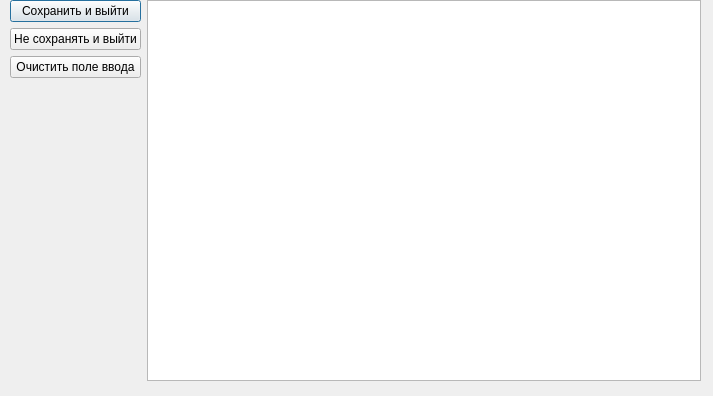
<?xml version="1.0" encoding="UTF-8"?>
<ui version="4.0">
 <class>Dialog</class>
 <widget class="QDialog" name="Dialog">
  <property name="geometry">
   <rect>
    <x>0</x>
    <y>0</y>
    <width>713</width>
    <height>396</height>
   </rect>
  </property>
  <property name="windowTitle">
   <string>Dialog</string>
  </property>
  <widget class="QWidget" name="horizontalLayoutWidget">
   <property name="geometry">
    <rect>
     <x>10</x>
     <y>0</y>
     <width>691</width>
     <height>381</height>
    </rect>
   </property>
   <layout class="QHBoxLayout" name="horizontalLayout">
    <item>
     <layout class="QVBoxLayout" name="verticalLayout">
      <item>
       <widget class="QPushButton" name="save_and_exit">
        <property name="text">
         <string>Сохранить и выйти</string>
        </property>
       </widget>
      </item>
      <item>
       <widget class="QPushButton" name="dont_save_and_exit">
        <property name="text">
         <string>Не сохранять и выйти</string>
        </property>
       </widget>
      </item>
      <item>
       <widget class="QPushButton" name="clear_input_field">
        <property name="text">
         <string>Очистить поле ввода</string>
        </property>
       </widget>
      </item>
      <item>
       <spacer name="verticalSpacer">
        <property name="orientation">
         <enum>Qt::Vertical</enum>
        </property>
        <property name="sizeHint" stdset="0">
         <size>
          <width>20</width>
          <height>40</height>
         </size>
        </property>
       </spacer>
      </item>
     </layout>
    </item>
    <item>
     <widget class="QTextBrowser" name="input_field"/>
    </item>
   </layout>
  </widget>
 </widget>
 <resources/>
 <connections/>
</ui>
